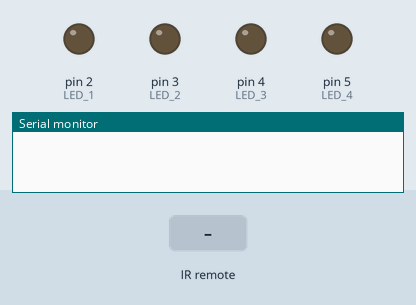
Recording of a sketch running on a simulated Arduino Uno, built with avr-gcc and run on an emulated ATmega328P. Parts: output pins drawn as LEDs (lit = HIGH), the last lines printed to the serial monitor. Inputs (shaded band) come from the test bench.

Above: at 1.2 s.
1.3 s: infrared code 0x20DF48B7 received
At 1.7 s:
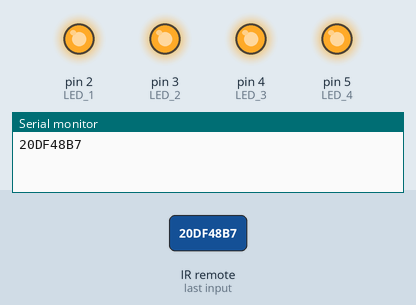
4.3 s: infrared code 0x20DFC837 received
At 4.46 s:
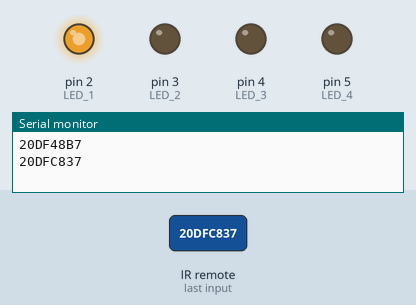
7.3 s: infrared code 0x20DF8877 received
8.8 s: infrared code 0x20DF08F7 received
At 9.8 s:
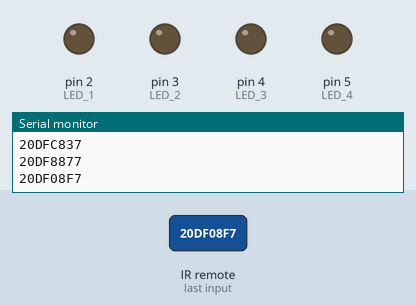
Timing chart, 0 to 11.3 s (numbered marks = the images above; inputs shaded):
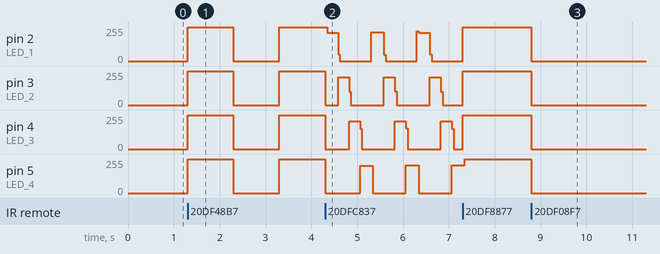

The sketch:

IR_leds.ino
```cpp
#include <IRremote.h>

int RECV_PIN = 6;

IRrecv irrecv(RECV_PIN);
decode_results results;

#define BT_1 0x20DF8877 //Botao 1
#define BT_2 0x20DF48B7 //Botao 2
#define BT_3 0x20DFC837 //Botao 3
#define BT_4 0x20DF08F7 //Botao 4

#define LED_1 2 //Pino led 1
#define LED_2 3 //Pino led 2
#define LED_3 4 //Pino led 3
#define LED_4 5 //Pino led 4

int led1State = LOW; //Estado atual do led 1
int led2State = LOW; //Led 2
int led3State = LOW; //Led 3
int led4State = LOW; //Led 4

long bt = 0; //Ultimo botao precionado
unsigned long startMilis = 0; //Contado para blink sem delay

void setup()
{
  Serial.begin(9600);
  irrecv.enableIRIn();

  pinMode(LED_1, OUTPUT);
  pinMode(LED_2, OUTPUT);
  pinMode(LED_3, OUTPUT);
  pinMode(LED_4, OUTPUT);
}

void loop() {
  if (irrecv.decode(&results)) {
    irrecv.resume();

    Serial.println(results.value, HEX); //Aqui voce descobre qual o botao do seu controle

    //Apenas para filtrar os botoes apertados, no meu caso para filtrar outros controles =)
    if(results.value == BT_1 || results.value == BT_2 || results.value == BT_3 || results.value == BT_4)
    {
      startMilis = millis(); //Apertou um botao, reseta o contador
      bt = results.value; //Salva ultimo botao apertado
    }
  }

  //Ativa o modo dos leds de acordo com o botao apertado
  switch(bt)
  {
    case BT_1 : mod(1); break;
    case BT_2 : mod(2); break;
    case BT_3 : mod(3); break;
    default: mod(0); break;
  }
}

void mod(int x)
{
  unsigned long currentMillis = millis();

  if(x == 0)
  {
    //Mod 0, tudo apagado
    led1State = LOW;
    led2State = LOW;
    led3State = LOW;
    led4State = LOW;
  }
  else if(x == 1)
  {
    //Mod 1, tudo aceso
    led1State = HIGH;
    led2State = HIGH;
    led3State = HIGH;
    led4State = HIGH;
  }
  else if(x == 2)
  {
    //Mod 2, pisca pisca
    if(startMilis + 1000 > currentMillis)
    {
      return mod(1);
    }
    else if(startMilis + 2000 > currentMillis)
    {
      return mod(0);
    }
    else
    {
      startMilis = currentMillis;
    }
  }
  else if(x == 3)
  {
    //Mod 3, arvore de natal
    mod(0);

    if(startMilis + 250 > currentMillis)
    {
      led1State = HIGH;
    }
    else if(startMilis + 500 > currentMillis)
    {
      led2State = HIGH;
    }
    else if(startMilis + 750 > currentMillis)
    {
      led3State = HIGH;
    }
    else if(startMilis + 1000 > currentMillis)
    {
      led4State = HIGH;
    }
    else
    {
      startMilis = currentMillis;
    }
  }

  digitalWrite(LED_1, led1State);
  digitalWrite(LED_2, led2State);
  digitalWrite(LED_3, led3State);
  digitalWrite(LED_4, led4State);
}
```

Measured:
- after the input at 1.3 s, pin 2 (LED_1), pin 3 (LED_2), pin 4 (LED_3), pin 5 (LED_4): 0/255 → 255/255 at once, → 0/255 1.0 s later, → 255/255 1.0 s later
- after the input at 8.8 s, pin 2 (LED_1), pin 3 (LED_2), pin 4 (LED_3), pin 5 (LED_4): 255/255 → 0/255 at once
